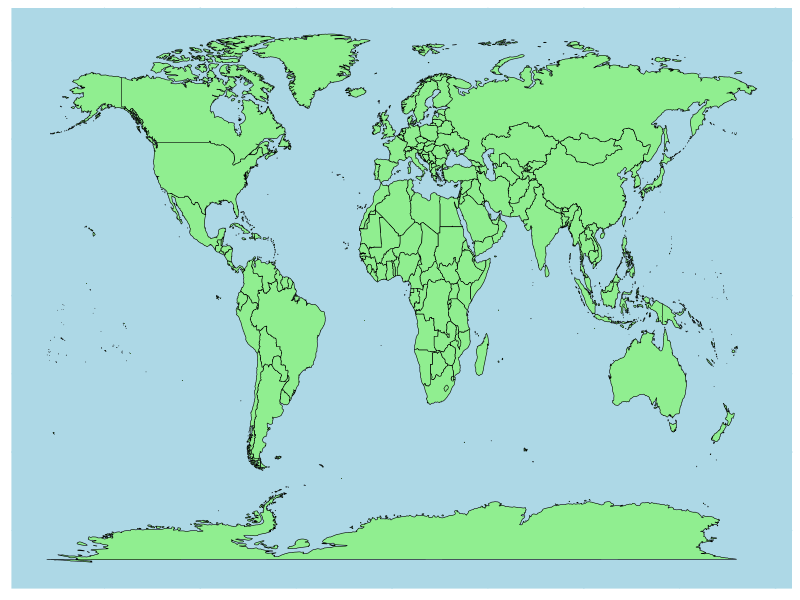

The R source for this figure:

library(tidyverse)
library(maps)

coordinates <- map_data("world")

ggplot() +
  geom_map(
    data = coordinates, map = coordinates,
    aes(long, lat, map_id = region),
    color = "black", fill = "lightgreen", linewidth = 0.2 )+
  theme(panel.background = element_rect(fill = "lightblue"),
      panel.grid.minor = element_line(color="lightblue"),
      panel.grid.major= element_line(color="lightblue"),
      axis.ticks.y = element_blank(),
      axis.ticks.x = element_blank()) +
  scale_x_continuous(labels = NULL) +
  scale_y_continuous(labels = NULL) +
  labs(x = NULL, y = NULL)
 
#data_19 <- read_csv
#data_20 <- read_csv

      